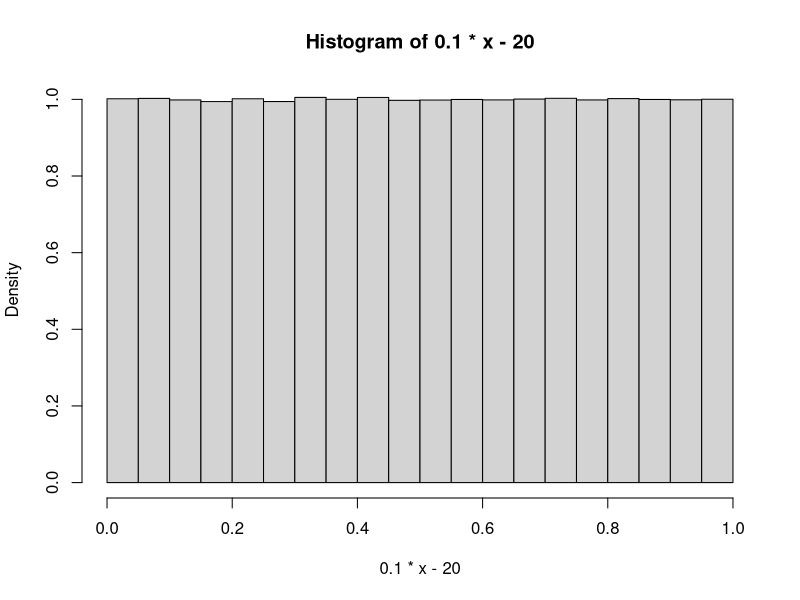

Write R code to recreate this figure.
# Exercise 1
# Recall the proposition which states that if Y = F(X), then Y ~ uniform(0,1) 
# Consider the cdf Y = F(X) = 0 if x < 200, Y = F(X) = 0.1*x-20 if 200<=x<=210, Y = F(X) = 1 if x > 210
# Show the distribution of the cumulative probabilities calculated for a random sample of 1 million values of x.
x = runif(1000000, 200, 210);
hist(0.1*x-20, freq=FALSE);

